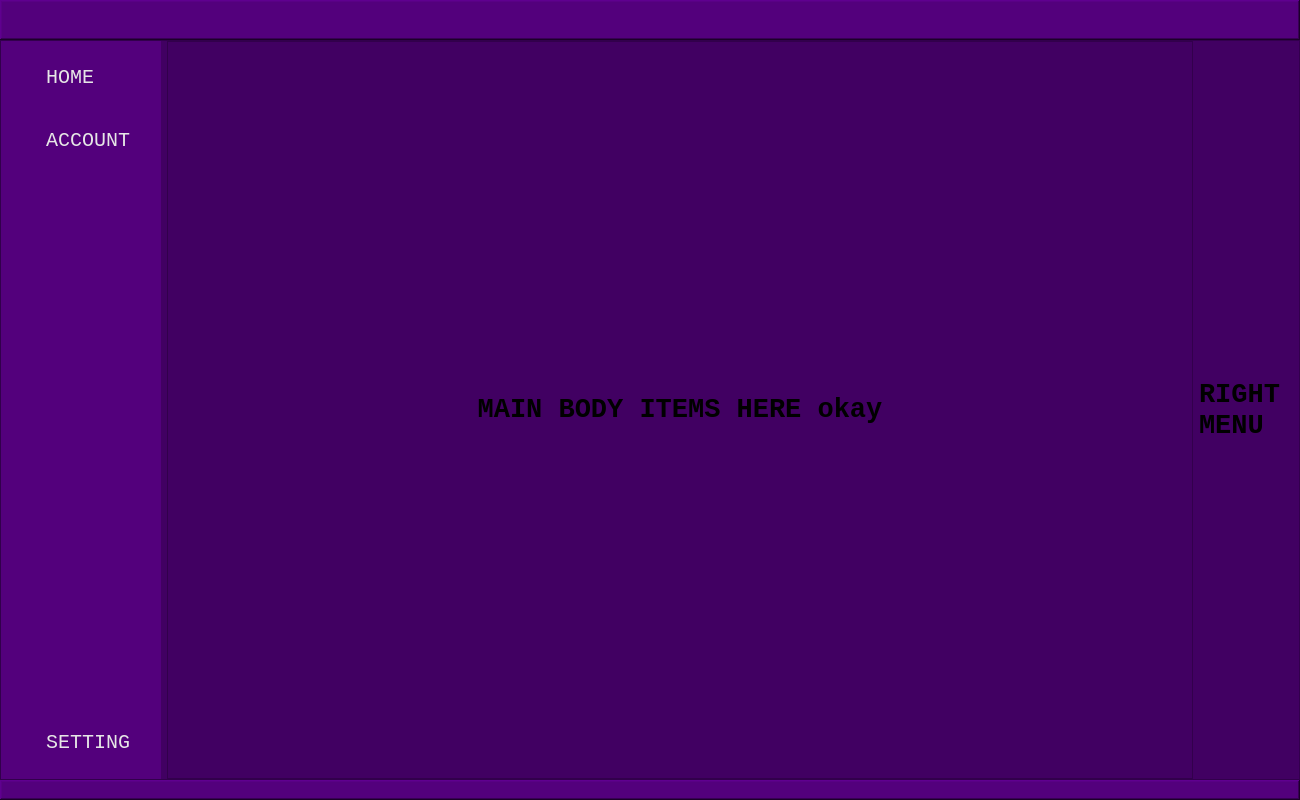
<?xml version="1.0" encoding="UTF-8"?>
<ui version="4.0">
 <class>MainWindow</class>
 <widget class="QMainWindow" name="MainWindow">
  <property name="geometry">
   <rect>
    <x>0</x>
    <y>0</y>
    <width>1300</width>
    <height>800</height>
   </rect>
  </property>
  <property name="windowTitle">
   <string>MainWindow</string>
  </property>
  <widget class="QWidget" name="centralwidget">
   <layout class="QVBoxLayout" name="verticalLayout">
    <property name="spacing">
     <number>0</number>
    </property>
    <property name="leftMargin">
     <number>0</number>
    </property>
    <property name="topMargin">
     <number>0</number>
    </property>
    <property name="rightMargin">
     <number>0</number>
    </property>
    <property name="bottomMargin">
     <number>0</number>
    </property>
    <item>
     <widget class="QFrame" name="main_header">
      <property name="maximumSize">
       <size>
        <width>16777215</width>
        <height>40</height>
       </size>
      </property>
      <property name="styleSheet">
       <string notr="true">QFrame{
	background-color: rgb(83, 0, 124);
}
</string>
      </property>
      <property name="frameShape">
       <enum>QFrame::WinPanel</enum>
      </property>
      <property name="frameShadow">
       <enum>QFrame::Raised</enum>
      </property>
      <layout class="QHBoxLayout" name="horizontalLayout_2">
       <property name="spacing">
        <number>0</number>
       </property>
       <property name="leftMargin">
        <number>0</number>
       </property>
       <property name="topMargin">
        <number>0</number>
       </property>
       <property name="rightMargin">
        <number>0</number>
       </property>
       <property name="bottomMargin">
        <number>0</number>
       </property>
       <item>
        <widget class="QFrame" name="titlebar_container">
         <property name="styleSheet">
          <string notr="true"/>
         </property>
         <property name="frameShape">
          <enum>QFrame::NoFrame</enum>
         </property>
         <property name="frameShadow">
          <enum>QFrame::Raised</enum>
         </property>
         <layout class="QHBoxLayout" name="horizontalLayout_5">
          <property name="spacing">
           <number>0</number>
          </property>
          <property name="leftMargin">
           <number>0</number>
          </property>
          <property name="topMargin">
           <number>0</number>
          </property>
          <property name="rightMargin">
           <number>0</number>
          </property>
          <property name="bottomMargin">
           <number>0</number>
          </property>
          <item>
           <widget class="QFrame" name="left_menu_toggle">
            <property name="minimumSize">
             <size>
              <width>80</width>
              <height>0</height>
             </size>
            </property>
            <property name="maximumSize">
             <size>
              <width>80</width>
              <height>16777215</height>
             </size>
            </property>
            <property name="styleSheet">
             <string notr="true">QPushButton {
	border:none;
	/*border-radius: 5px;*/
}

QPushButton::hover{
	background-color: rgb(120, 0, 180);
}

QPushButton::pressed{
	background-color: rgb(65, 0, 98);
}</string>
            </property>
            <property name="frameShape">
             <enum>QFrame::NoFrame</enum>
            </property>
            <property name="frameShadow">
             <enum>QFrame::Raised</enum>
            </property>
            <layout class="QHBoxLayout" name="horizontalLayout_4">
             <property name="spacing">
              <number>0</number>
             </property>
             <property name="leftMargin">
              <number>0</number>
             </property>
             <property name="topMargin">
              <number>0</number>
             </property>
             <property name="rightMargin">
              <number>0</number>
             </property>
             <property name="bottomMargin">
              <number>0</number>
             </property>
             <item>
              <widget class="QPushButton" name="left_menu_toggle_btn">
               <property name="sizePolicy">
                <sizepolicy hsizetype="Expanding" vsizetype="Expanding">
                 <horstretch>0</horstretch>
                 <verstretch>0</verstretch>
                </sizepolicy>
               </property>
               <property name="minimumSize">
                <size>
                 <width>0</width>
                 <height>30</height>
                </size>
               </property>
               <property name="text">
                <string/>
               </property>
               <property name="icon">
                <iconset resource="python_app.qrc">
                 <normaloff>:/icons/icons/cil-menu.png</normaloff>:/icons/icons/cil-menu.png</iconset>
               </property>
               <property name="iconSize">
                <size>
                 <width>24</width>
                 <height>24</height>
                </size>
               </property>
              </widget>
             </item>
            </layout>
           </widget>
          </item>
          <item>
           <widget class="QFrame" name="titlebar">
            <property name="frameShape">
             <enum>QFrame::NoFrame</enum>
            </property>
            <property name="frameShadow">
             <enum>QFrame::Raised</enum>
            </property>
           </widget>
          </item>
         </layout>
        </widget>
       </item>
       <item>
        <widget class="QFrame" name="top_right_btns">
         <property name="maximumSize">
          <size>
           <width>120</width>
           <height>16777215</height>
          </size>
         </property>
         <property name="styleSheet">
          <string notr="true">QPushButton {
	border:none;
	/*border-radius: 5px;*/
}

QPushButton::hover{
	background-color: rgb(120, 0, 180);
}

QPushButton::pressed{
	background-color: rgb(65, 0, 98);
}</string>
         </property>
         <property name="frameShape">
          <enum>QFrame::NoFrame</enum>
         </property>
         <property name="frameShadow">
          <enum>QFrame::Raised</enum>
         </property>
         <layout class="QHBoxLayout" name="horizontalLayout_3">
          <property name="spacing">
           <number>0</number>
          </property>
          <property name="leftMargin">
           <number>0</number>
          </property>
          <property name="topMargin">
           <number>0</number>
          </property>
          <property name="rightMargin">
           <number>2</number>
          </property>
          <property name="bottomMargin">
           <number>0</number>
          </property>
          <item>
           <widget class="QPushButton" name="restore_btn">
            <property name="sizePolicy">
             <sizepolicy hsizetype="Expanding" vsizetype="Expanding">
              <horstretch>0</horstretch>
              <verstretch>0</verstretch>
             </sizepolicy>
            </property>
            <property name="minimumSize">
             <size>
              <width>37</width>
              <height>30</height>
             </size>
            </property>
            <property name="cursor">
             <cursorShape>PointingHandCursor</cursorShape>
            </property>
            <property name="styleSheet">
             <string notr="true"/>
            </property>
            <property name="text">
             <string/>
            </property>
            <property name="icon">
             <iconset resource="python_app.qrc">
              <normaloff>:/icons/icons/cil-window-maximize.png</normaloff>:/icons/icons/cil-window-maximize.png</iconset>
            </property>
            <property name="iconSize">
             <size>
              <width>24</width>
              <height>24</height>
             </size>
            </property>
           </widget>
          </item>
          <item>
           <widget class="QPushButton" name="minimize_btn">
            <property name="sizePolicy">
             <sizepolicy hsizetype="Expanding" vsizetype="Expanding">
              <horstretch>0</horstretch>
              <verstretch>0</verstretch>
             </sizepolicy>
            </property>
            <property name="cursor">
             <cursorShape>PointingHandCursor</cursorShape>
            </property>
            <property name="styleSheet">
             <string notr="true"/>
            </property>
            <property name="text">
             <string/>
            </property>
            <property name="icon">
             <iconset resource="python_app.qrc">
              <normaloff>:/icons/icons/cil-minus.png</normaloff>:/icons/icons/cil-minus.png</iconset>
            </property>
            <property name="iconSize">
             <size>
              <width>24</width>
              <height>24</height>
             </size>
            </property>
           </widget>
          </item>
          <item>
           <widget class="QPushButton" name="close_btn">
            <property name="sizePolicy">
             <sizepolicy hsizetype="Expanding" vsizetype="Expanding">
              <horstretch>0</horstretch>
              <verstretch>0</verstretch>
             </sizepolicy>
            </property>
            <property name="cursor">
             <cursorShape>PointingHandCursor</cursorShape>
            </property>
            <property name="styleSheet">
             <string notr="true"/>
            </property>
            <property name="text">
             <string/>
            </property>
            <property name="icon">
             <iconset resource="python_app.qrc">
              <normaloff>:/icons/icons/cil-x.png</normaloff>:/icons/icons/cil-x.png</iconset>
            </property>
            <property name="iconSize">
             <size>
              <width>24</width>
              <height>24</height>
             </size>
            </property>
           </widget>
          </item>
         </layout>
        </widget>
       </item>
      </layout>
     </widget>
    </item>
    <item>
     <widget class="QFrame" name="main_body">
      <property name="styleSheet">
       <string notr="true">background-color: rgb(65, 0, 98);</string>
      </property>
      <property name="frameShape">
       <enum>QFrame::StyledPanel</enum>
      </property>
      <property name="frameShadow">
       <enum>QFrame::Raised</enum>
      </property>
      <layout class="QGridLayout" name="gridLayout">
       <property name="leftMargin">
        <number>0</number>
       </property>
       <property name="topMargin">
        <number>0</number>
       </property>
       <property name="rightMargin">
        <number>0</number>
       </property>
       <property name="bottomMargin">
        <number>0</number>
       </property>
       <property name="verticalSpacing">
        <number>0</number>
       </property>
       <item row="0" column="0">
        <widget class="QFrame" name="left_side_menu">
         <property name="maximumSize">
          <size>
           <width>160</width>
           <height>16777215</height>
          </size>
         </property>
         <property name="styleSheet">
          <string notr="true">QFrame{
	background-color: rgb(83, 0, 124);
}
QPushButton{
	padding: 20px 10px;
	border: none;
	border-radius: 10px;
	background-color: rgb(83, 0, 124);
	color: rgb(230, 230, 230);
	
	text-align: left;
	background-repeat: none;
	padding-left: 40px;
	background-position: center left;
}

QPushButton::hover{
	background-color: rgb(120, 0, 180);
}

QPushButton::pressed{
	background-color: rgb(65, 0, 98);
}</string>
         </property>
         <property name="frameShape">
          <enum>QFrame::NoFrame</enum>
         </property>
         <property name="frameShadow">
          <enum>QFrame::Raised</enum>
         </property>
         <layout class="QVBoxLayout" name="verticalLayout_3">
          <property name="spacing">
           <number>0</number>
          </property>
          <property name="leftMargin">
           <number>5</number>
          </property>
          <property name="topMargin">
           <number>5</number>
          </property>
          <property name="rightMargin">
           <number>5</number>
          </property>
          <property name="bottomMargin">
           <number>5</number>
          </property>
          <item>
           <widget class="QFrame" name="left_menu_top_btns">
            <property name="frameShape">
             <enum>QFrame::NoFrame</enum>
            </property>
            <property name="frameShadow">
             <enum>QFrame::Raised</enum>
            </property>
            <layout class="QFormLayout" name="formLayout">
             <property name="horizontalSpacing">
              <number>0</number>
             </property>
             <property name="verticalSpacing">
              <number>0</number>
             </property>
             <property name="leftMargin">
              <number>0</number>
             </property>
             <property name="topMargin">
              <number>0</number>
             </property>
             <property name="rightMargin">
              <number>0</number>
             </property>
             <property name="bottomMargin">
              <number>0</number>
             </property>
             <item row="0" column="0" colspan="2">
              <widget class="QPushButton" name="pushButton_3">
               <property name="sizePolicy">
                <sizepolicy hsizetype="Expanding" vsizetype="Fixed">
                 <horstretch>0</horstretch>
                 <verstretch>0</verstretch>
                </sizepolicy>
               </property>
               <property name="minimumSize">
                <size>
                 <width>100</width>
                 <height>0</height>
                </size>
               </property>
               <property name="maximumSize">
                <size>
                 <width>16777215</width>
                 <height>16777215</height>
                </size>
               </property>
               <property name="font">
                <font>
                 <family>Consolas</family>
                 <pointsize>15</pointsize>
                </font>
               </property>
               <property name="styleSheet">
                <string notr="true">background-image: url(:/icons/icons/cil-home.png);</string>
               </property>
               <property name="text">
                <string>HOME</string>
               </property>
              </widget>
             </item>
             <item row="1" column="0" colspan="2">
              <widget class="QPushButton" name="pushButton_4">
               <property name="sizePolicy">
                <sizepolicy hsizetype="Expanding" vsizetype="Fixed">
                 <horstretch>0</horstretch>
                 <verstretch>0</verstretch>
                </sizepolicy>
               </property>
               <property name="minimumSize">
                <size>
                 <width>100</width>
                 <height>0</height>
                </size>
               </property>
               <property name="maximumSize">
                <size>
                 <width>16777215</width>
                 <height>16777215</height>
                </size>
               </property>
               <property name="font">
                <font>
                 <family>Consolas</family>
                 <pointsize>15</pointsize>
                </font>
               </property>
               <property name="styleSheet">
                <string notr="true">background-image: url(:/icons/icons/cil-user.png);
</string>
               </property>
               <property name="text">
                <string>ACCOUNT</string>
               </property>
              </widget>
             </item>
            </layout>
           </widget>
          </item>
          <item>
           <widget class="QPushButton" name="pushButton_2">
            <property name="sizePolicy">
             <sizepolicy hsizetype="Expanding" vsizetype="Fixed">
              <horstretch>0</horstretch>
              <verstretch>0</verstretch>
             </sizepolicy>
            </property>
            <property name="minimumSize">
             <size>
              <width>100</width>
              <height>0</height>
             </size>
            </property>
            <property name="maximumSize">
             <size>
              <width>16777215</width>
              <height>16777215</height>
             </size>
            </property>
            <property name="font">
             <font>
              <family>Consolas</family>
              <pointsize>15</pointsize>
             </font>
            </property>
            <property name="styleSheet">
             <string notr="true">background-image: url(:/icons/icons/cil-settings.png);</string>
            </property>
            <property name="text">
             <string>SETTING</string>
            </property>
           </widget>
          </item>
         </layout>
        </widget>
       </item>
       <item row="0" column="1">
        <widget class="QFrame" name="center_main_items">
         <property name="styleSheet">
          <string notr="true"/>
         </property>
         <property name="frameShape">
          <enum>QFrame::StyledPanel</enum>
         </property>
         <property name="frameShadow">
          <enum>QFrame::Raised</enum>
         </property>
         <layout class="QVBoxLayout" name="verticalLayout_2">
          <property name="spacing">
           <number>0</number>
          </property>
          <property name="leftMargin">
           <number>0</number>
          </property>
          <property name="topMargin">
           <number>0</number>
          </property>
          <property name="rightMargin">
           <number>0</number>
          </property>
          <property name="bottomMargin">
           <number>0</number>
          </property>
          <item>
           <widget class="QLabel" name="label">
            <property name="font">
             <font>
              <family>Consolas</family>
              <pointsize>20</pointsize>
              <weight>75</weight>
              <bold>true</bold>
             </font>
            </property>
            <property name="text">
             <string>MAIN BODY ITEMS HERE okay</string>
            </property>
            <property name="alignment">
             <set>Qt::AlignCenter</set>
            </property>
           </widget>
          </item>
         </layout>
        </widget>
       </item>
       <item row="0" column="2">
        <widget class="QFrame" name="right_side_menu">
         <property name="maximumSize">
          <size>
           <width>100</width>
           <height>16777215</height>
          </size>
         </property>
         <property name="styleSheet">
          <string notr="true"/>
         </property>
         <property name="frameShape">
          <enum>QFrame::NoFrame</enum>
         </property>
         <property name="frameShadow">
          <enum>QFrame::Raised</enum>
         </property>
         <layout class="QVBoxLayout" name="verticalLayout_4">
          <property name="spacing">
           <number>0</number>
          </property>
          <property name="leftMargin">
           <number>0</number>
          </property>
          <property name="topMargin">
           <number>0</number>
          </property>
          <property name="rightMargin">
           <number>0</number>
          </property>
          <property name="bottomMargin">
           <number>0</number>
          </property>
          <item>
           <widget class="QLabel" name="label_3">
            <property name="font">
             <font>
              <family>Consolas</family>
              <pointsize>20</pointsize>
              <weight>75</weight>
              <bold>true</bold>
             </font>
            </property>
            <property name="text">
             <string>RIGHT MENU</string>
            </property>
            <property name="wordWrap">
             <bool>true</bool>
            </property>
           </widget>
          </item>
         </layout>
        </widget>
       </item>
      </layout>
     </widget>
    </item>
    <item>
     <widget class="QFrame" name="main_footer">
      <property name="maximumSize">
       <size>
        <width>16777215</width>
        <height>20</height>
       </size>
      </property>
      <property name="styleSheet">
       <string notr="true">QFrame{
	background-color: rgb(83, 0, 124);
}
</string>
      </property>
      <property name="frameShape">
       <enum>QFrame::WinPanel</enum>
      </property>
      <property name="frameShadow">
       <enum>QFrame::Raised</enum>
      </property>
     </widget>
    </item>
   </layout>
  </widget>
 </widget>
 <resources>
  <include location="python_app.qrc"/>
 </resources>
 <connections/>
</ui>
